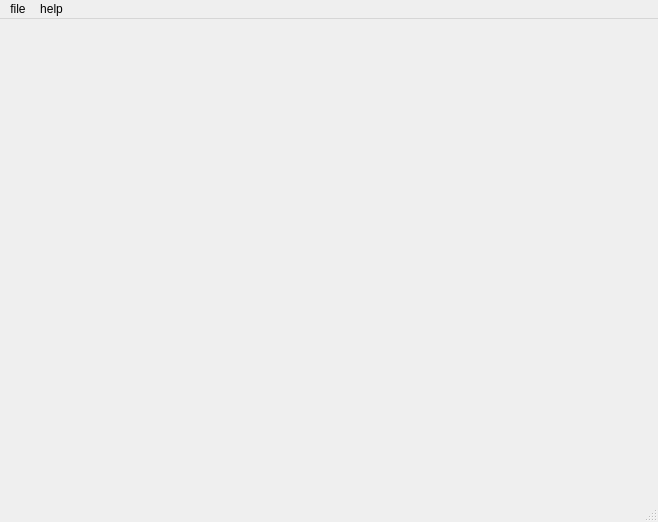
<?xml version="1.0" encoding="UTF-8"?>
<ui version="4.0">
 <class>MainWindow</class>
 <widget class="QMainWindow" name="MainWindow">
  <property name="geometry">
   <rect>
    <x>0</x>
    <y>0</y>
    <width>658</width>
    <height>522</height>
   </rect>
  </property>
  <property name="windowTitle">
   <string>MainWindow</string>
  </property>
  <widget class="QWidget" name="centralwidget"/>
  <widget class="QMenuBar" name="menubar">
   <property name="geometry">
    <rect>
     <x>0</x>
     <y>0</y>
     <width>658</width>
     <height>23</height>
    </rect>
   </property>
   <widget class="QMenu" name="menuFile">
    <property name="title">
     <string>file</string>
    </property>
    <addaction name="actionOpen"/>
    <addaction name="actionClose"/>
    <addaction name="actionNew"/>
    <addaction name="actionSave"/>
    <addaction name="actionExit"/>
   </widget>
   <widget class="QMenu" name="menuHelp">
    <property name="title">
     <string>help</string>
    </property>
    <addaction name="actionAbout"/>
   </widget>
   <addaction name="menuFile"/>
   <addaction name="menuHelp"/>
  </widget>
  <widget class="QStatusBar" name="statusbar"/>
  <action name="actionOpen">
   <property name="text">
    <string>open</string>
   </property>
  </action>
  <action name="actionClose">
   <property name="text">
    <string>close</string>
   </property>
  </action>
  <action name="actionNew">
   <property name="text">
    <string>new</string>
   </property>
  </action>
  <action name="actionSave">
   <property name="text">
    <string>save</string>
   </property>
  </action>
  <action name="actionExit">
   <property name="text">
    <string>exit</string>
   </property>
  </action>
  <action name="actionAbout">
   <property name="text">
    <string>About</string>
   </property>
  </action>
 </widget>
 <resources/>
 <connections/>
</ui>
